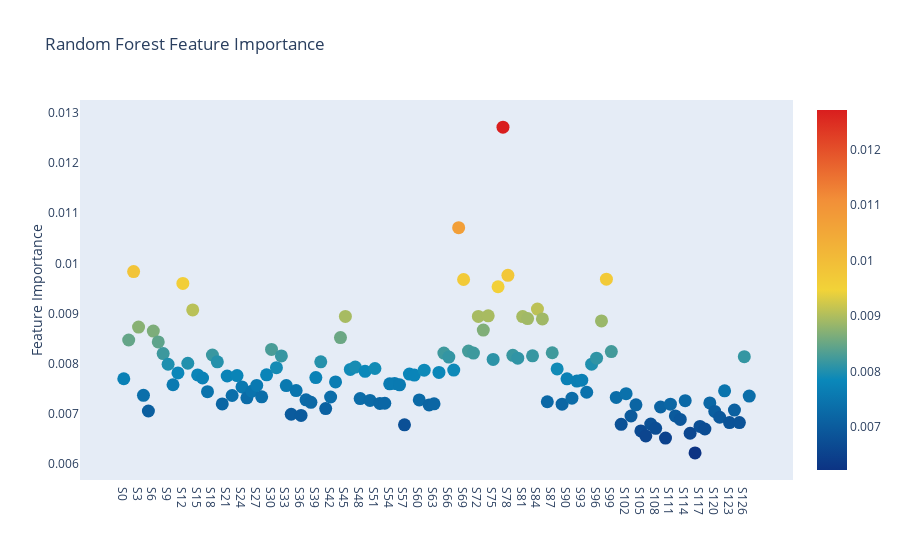

Here is the notebook cell this chart was saved with:
### Code cell
# Scatter plot 
trace = go.Scatter(
    y = rf.feature_importances_,
    x = features,
    mode='markers',
    marker=dict(
        sizemode = 'diameter',
        sizeref = 1,
        size = 13,
        #size= rf.feature_importances_,
        #color = np.random.randn(500), #set color equal to a variable
        color = rf.feature_importances_,
        colorscale='Portland',
        showscale=True
    ),
    text = features
)
data = [trace]

layout= go.Layout(
    autosize= True,
    title= 'Random Forest Feature Importance',
    hovermode= 'closest',
     xaxis= dict(
         ticklen= 5,
         showgrid=False,
        zeroline=False,
        showline=False
     ),
    yaxis=dict(
        title= 'Feature Importance',
        showgrid=False,
        zeroline=False,
        ticklen= 5,
        gridwidth= 2
    ),
    showlegend= False
)
fig = go.Figure(data=data, layout=layout)
py.iplot(fig,filename='scatter2010')
